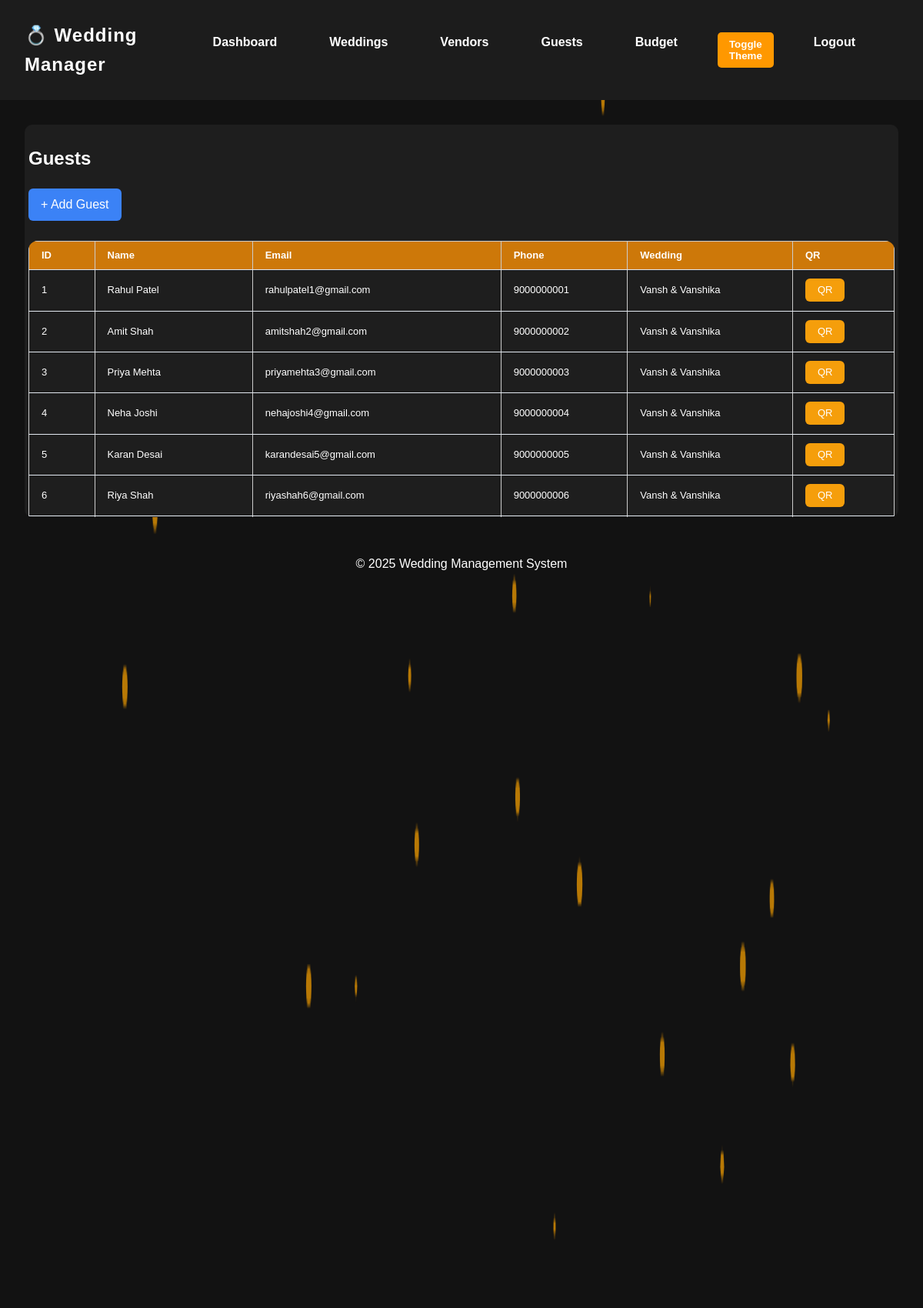
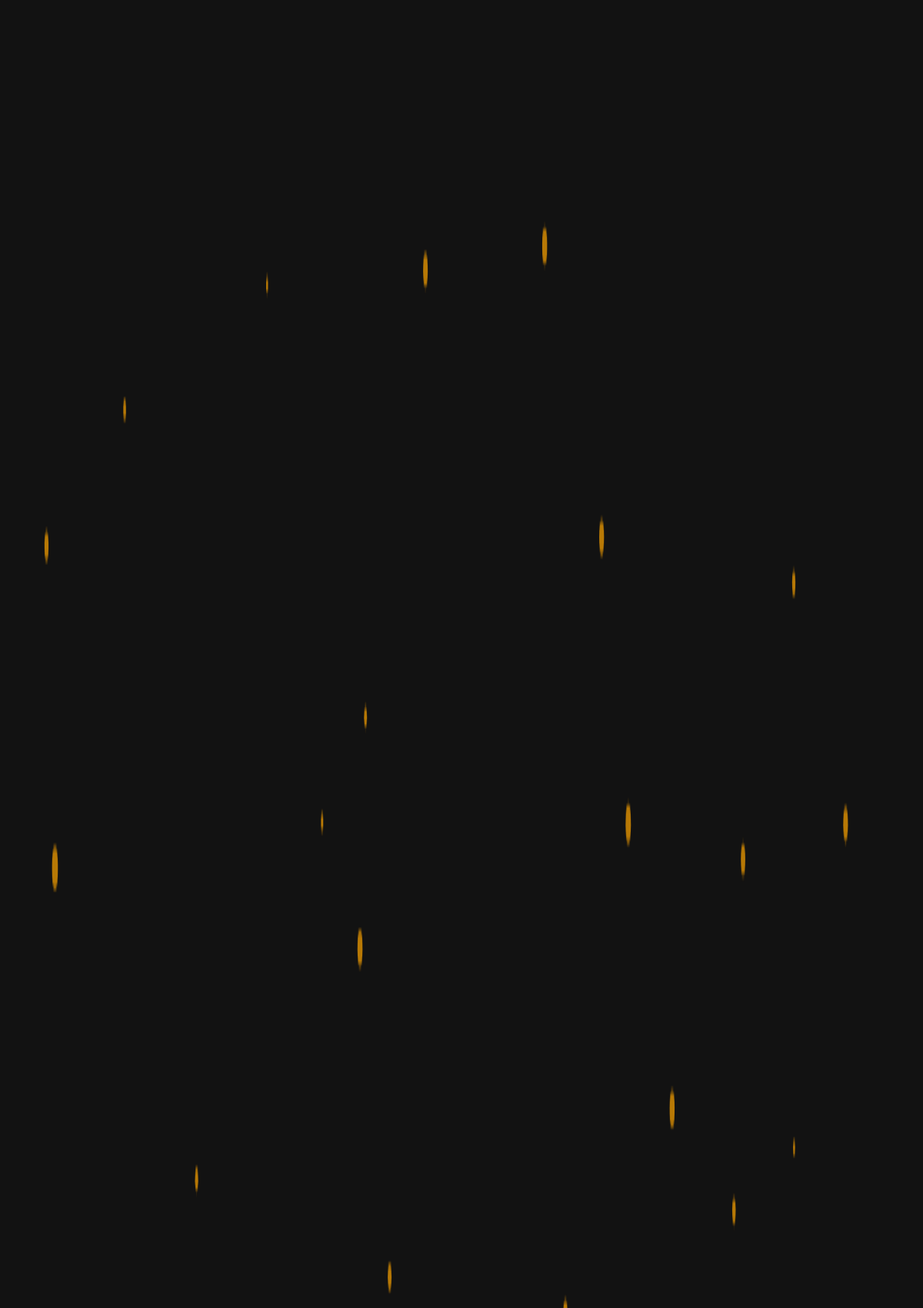
Screenshot of /guests (upper part) with the database file from the repository (2 pictures, top to bottom).
### tables this page shows
CREATE TABLE guests(
                 id INTEGER PRIMARY KEY AUTOINCREMENT,
                 wedding_id INTEGER NOT NULL,
                 name TEXT NOT NULL,
                 email TEXT,
                 phone TEXT,
                 FOREIGN KEY(wedding_id) REFERENCES weddings(id));

CREATE TABLE weddings(
                 id INTEGER PRIMARY KEY AUTOINCREMENT,
                 couple_name TEXT NOT NULL,
                 wedding_date TEXT NOT NULL,
                 location TEXT NOT NULL);

### app.py (the view)
@app.route('/guests')
def view_guests():
    conn = sqlite3.connect(DB_PATH)
    c = conn.cursor()
    c.execute("""
        SELECT guests.id, guests.name, guests.email, guests.phone,
               weddings.couple_name
        FROM guests
        JOIN weddings ON guests.wedding_id = weddings.id
    """)
    guests = c.fetchall()
    conn.close()
    return render_template('index.html', guests=guests, theme=session.get("theme", "light"))

### templates/index.html (shortened to what this page needs)
<!DOCTYPE html>
<html lang="en" data-theme="{{ session.get('theme', 'dark') }}">
<head>
<link rel="stylesheet" href="{{ url_for('static', filename='style.css') }}">
</head>
<body>
<canvas id="bgCanvas"></canvas>
<nav>
    <div class="logo">💍 Wedding Manager</div>
    <ul>
        <li><a href="{{ url_for('dashboard') }}">Dashboard</a></li>
        <li><a href="{{ url_for('view_weddings') }}">Weddings</a></li>
        <li><a href="{{ url_for('view_vendors') }}">Vendors</a></li>
        <li><a href="{{ url_for('view_guests') }}">Guests</a></li>
        <li><a href="{{ url_for('view_budget') }}">Budget</a></li>
        <li><button id="themeToggle" class="btn">Toggle Theme</button></li>
        <li><a href="{{ url_for('logout') }}">Logout</a></li>
    </ul>
</nav>
<main>
    {% if request.endpoint == 'view_guests' %}
    <div class="table-container">
        <h2>Guests</h2>
        <a href="{{ url_for('add_guest') }}" class="btn add-btn">+ Add Guest</a>
        <table>
            <thead><tr><th>ID</th><th>Name</th><th>Email</th><th>Phone</th><th>Wedding</th><th>QR</th></tr></thead>
            <tbody>
                {% for g in guests %}
                <tr>
                    <td>{{ g[0] }}</td>
                    <td>{{ g[1] }}</td>
                    <td>{{ g[2] }}</td>
                    <td>{{ g[3] }}</td>
                    <td>{{ g[4] }}</td>
                    <td><a href="{{ url_for('generate_qr', guest_id=g[0]) }}" class="btn">QR</a></td>
                </tr>
                {% endfor %}
            </tbody>
        </table>
    </div>
    {% endif %}
</main>
<footer>
    © 2025 Wedding Management System
</footer>
<script>
// THEME TOGGLE BUTTON
document.getElementById("themeToggle").addEventListener("click", () => {
    let current = document.documentElement.getAttribute("data-theme");
    let newTheme = current === "dark" ? "light" : "dark";
    document.documentElement.setAttribute("data-theme", newTheme);
    fetch(`/set_theme/${newTheme}`);
});
// PARTICLE BACKGROUND
const canvas = document.getElementById('bgCanvas');
const ctx = canvas.getContext('2d');
let w,h;
function resize(){ w=canvas.width=window.innerWidth; h=canvas.height=window.innerHeight; }
window.addEventListener('resize',resize);
resize();
let particles=[];
for(let i=0;i<100;i++){
    particles.push({
        x: Math.random()*w,
        y: Math.random()*h,
        r: Math.random()*3+1,
        dx: (Math.random()-0.5)*1.5,
        dy: (Math.random()-0.5)*1.5
    });
}
function draw(){
    ctx.clearRect(0,0,w,h);
    for(let p of particles){
        ctx.beginPath();
        ctx.arc(p.x,p.y,p.r,0,Math.PI*2);
        ctx.fillStyle='rgba(255,165,0,0.7)';
        ctx.fill();
        p.x+=p.dx;
        p.y+=p.dy;
        if(p.x<0||p.x>w)p.dx*=-1;
        if(p.y<0||p.y>h)p.dy*=-1;
    }
    requestAnimationFrame(draw);
}
draw();
</script>
</body>
</html>

### static/style.css (style rules this page uses)
body { font-family:'Inter',sans-serif; background: #0f172a; color:#e2e8f0; line-height:1.6; transition: background .3s, color .3s; }
a { text-decoration:none; color:inherit; }
ul { list-style:none; }
nav { color:#fff; padding:1rem 2rem; display:flex; justify-content:space-between; align-items:center; }
nav .logo { font-size:1.5rem; font-weight:bold; letter-spacing:1px; }
nav ul { display:flex; gap:1rem; }
nav ul li a { color:#fff; padding:.5rem 1rem; border-radius:6px; transition:.3s; }
footer { text-align:center; padding:1rem; margin-top:2rem; }
.btn { display:inline-block; padding:.5rem 1rem; background: #f59e0b; color:#fff; border-radius:6px; transition:.3s; }
.table-container { margin:2rem; overflow-x:auto; }
.table-container table { width:100%; border-collapse:collapse; border-radius:12px; overflow:hidden; animation:fadeIn .5s; }
.table-container th, .table-container td { padding:.7rem 1rem; text-align:left; border-bottom:1px solid #e2e8f0; }
.table-container th { color:#fff; }
.add-btn { margin-bottom:1rem; display:inline-block; background:#3b82f6; color:#fff; padding:.5rem 1rem; border-radius:6px; transition:.3s; }

### templates/index.html (style rules this page uses)
:root { --bg: #ffffff; --text: #000000; --card: #f2f2f2; --nav: #ffffff; }
[data-theme="dark"] { --bg: #121212; --text: #ffffff; --card: #1e1e1e; --nav: #1c1c1c; }
body { margin:0; padding:0; background: var(--bg); color: var(--text); font-family: Arial, sans-serif; }
nav { background: var(--nav); }
.card, .table-container, .form-container { background: var(--card); color: var(--text); padding: 5px; border-radius: 10px; margin-bottom: 20px; max-height: 500px; overflow-y: auto; padding: 5px; }
#bgCanvas { position: fixed; top: 0; left: 0; width: 100%; height: 100%; z-index: -1; }
nav ul { display:flex; list-style:none; padding:10px 20px; }
nav ul li { margin-right:20px; }
nav ul li a, nav ul li button { color: var(--text); text-decoration:none; background:none; border:none; cursor:pointer; font-weight:bold; }
nav ul li button { padding:5px 10px; background:#ff9800; border-radius:5px; }
table { width:100%; border-collapse: collapse; margin-top:10px; }
table th, table td { border:1px solid #ccc; padding:4px; text-align:left; line-height: 14px; font-size: 13px; }
table th { background:#cd7809; color: #bbb; font-weight:600; }
button.btn { padding:8px 15px; background:#ff9800; color:#fff; border:none; border-radius:5px; cursor:pointer; }

### rows the page displays
guests: id "1", name "Rahul Patel", email "rahulpatel1@gmail.com", phone "9000000001", couple_name "Vansh & Vanshika"
guests: id "2", name "Amit Shah", email "amitshah2@gmail.com", phone "9000000002", couple_name "Vansh & Vanshika"
guests: id "3", name "Priya Mehta", email "priyamehta3@gmail.com", phone "9000000003", couple_name "Vansh & Vanshika"
guests: id "4", name "Neha Joshi", email "nehajoshi4@gmail.com", phone "9000000004", couple_name "Vansh & Vanshika"
guests: id "5", name "Karan Desai", email "karandesai5@gmail.com", phone "9000000005", couple_name "Vansh & Vanshika"
guests: id "6", name "Riya Shah", email "riyashah6@gmail.com", phone "9000000006", couple_name "Vansh & Vanshika"
